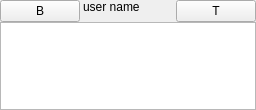
<?xml version="1.0" encoding="UTF-8"?>
<ui version="4.0">
 <class>ChatMessagePanel</class>
 <widget class="QWidget" name="ChatMessagePanel">
  <property name="geometry">
   <rect>
    <x>0</x>
    <y>0</y>
    <width>256</width>
    <height>110</height>
   </rect>
  </property>
  <property name="focusPolicy">
   <enum>Qt::ClickFocus</enum>
  </property>
  <property name="windowTitle">
   <string notr="true"/>
  </property>
  <layout class="QVBoxLayout" name="verticalLayout">
   <property name="spacing">
    <number>0</number>
   </property>
   <property name="leftMargin">
    <number>0</number>
   </property>
   <property name="topMargin">
    <number>0</number>
   </property>
   <property name="rightMargin">
    <number>0</number>
   </property>
   <property name="bottomMargin">
    <number>0</number>
   </property>
   <item>
    <layout class="QHBoxLayout" name="horizontalLayout_2">
     <property name="spacing">
      <number>3</number>
     </property>
     <item>
      <widget class="QPushButton" name="blockButton">
       <property name="sizePolicy">
        <sizepolicy hsizetype="Maximum" vsizetype="Fixed">
         <horstretch>0</horstretch>
         <verstretch>0</verstretch>
        </sizepolicy>
       </property>
       <property name="toolTip">
        <string>block chat messages from this user</string>
       </property>
       <property name="text">
        <string>B</string>
       </property>
      </widget>
     </item>
     <item>
      <widget class="QLabel" name="labelUserName">
       <property name="sizePolicy">
        <sizepolicy hsizetype="MinimumExpanding" vsizetype="Preferred">
         <horstretch>1</horstretch>
         <verstretch>0</verstretch>
        </sizepolicy>
       </property>
       <property name="layoutDirection">
        <enum>Qt::LeftToRight</enum>
       </property>
       <property name="autoFillBackground">
        <bool>false</bool>
       </property>
       <property name="text">
        <string notr="true">user name</string>
       </property>
       <property name="scaledContents">
        <bool>false</bool>
       </property>
       <property name="alignment">
        <set>Qt::AlignLeading|Qt::AlignLeft|Qt::AlignTop</set>
       </property>
      </widget>
     </item>
     <item>
      <widget class="QPushButton" name="translateButton">
       <property name="sizePolicy">
        <sizepolicy hsizetype="Maximum" vsizetype="Fixed">
         <horstretch>0</horstretch>
         <verstretch>0</verstretch>
        </sizepolicy>
       </property>
       <property name="toolTip">
        <string>translate ...</string>
       </property>
       <property name="text">
        <string>T</string>
       </property>
       <property name="checkable">
        <bool>true</bool>
       </property>
      </widget>
     </item>
    </layout>
   </item>
   <item>
    <widget class="ChatTextEditor" name="labelMessage">
     <property name="sizePolicy">
      <sizepolicy hsizetype="MinimumExpanding" vsizetype="MinimumExpanding">
       <horstretch>0</horstretch>
       <verstretch>0</verstretch>
      </sizepolicy>
     </property>
     <property name="sizeAdjustPolicy">
      <enum>QAbstractScrollArea::AdjustToContents</enum>
     </property>
     <property name="readOnly">
      <bool>true</bool>
     </property>
     <property name="html">
      <string notr="true">&lt;!DOCTYPE HTML PUBLIC &quot;-//W3C//DTD HTML 4.0//EN&quot; &quot;http://www.w3.org/TR/REC-html40/strict.dtd&quot;&gt;
&lt;html&gt;&lt;head&gt;&lt;meta name=&quot;qrichtext&quot; content=&quot;1&quot; /&gt;&lt;style type=&quot;text/css&quot;&gt;
p, li { white-space: pre-wrap; }
&lt;/style&gt;&lt;/head&gt;&lt;body style=&quot; font-family:'.Lucida Grande UI'; font-size:13pt; font-weight:400; font-style:normal;&quot;&gt;
&lt;p style=&quot;-qt-paragraph-type:empty; margin-top:0px; margin-bottom:0px; margin-left:0px; margin-right:0px; -qt-block-indent:0; text-indent:0px; font-family:'MS Shell Dlg 2'; font-size:8.25pt;&quot;&gt;&lt;br /&gt;&lt;/p&gt;&lt;/body&gt;&lt;/html&gt;</string>
     </property>
     <property name="acceptRichText">
      <bool>true</bool>
     </property>
     <property name="textInteractionFlags">
      <set>Qt::LinksAccessibleByKeyboard|Qt::LinksAccessibleByMouse|Qt::TextBrowserInteraction|Qt::TextSelectableByKeyboard|Qt::TextSelectableByMouse</set>
     </property>
     <property name="placeholderText">
      <string notr="true"/>
     </property>
    </widget>
   </item>
  </layout>
 </widget>
 <customwidgets>
  <customwidget>
   <class>ChatTextEditor</class>
   <extends>QTextEdit</extends>
   <header>gui/chat/ChatTextEditor.h</header>
  </customwidget>
 </customwidgets>
 <resources/>
 <connections/>
</ui>
